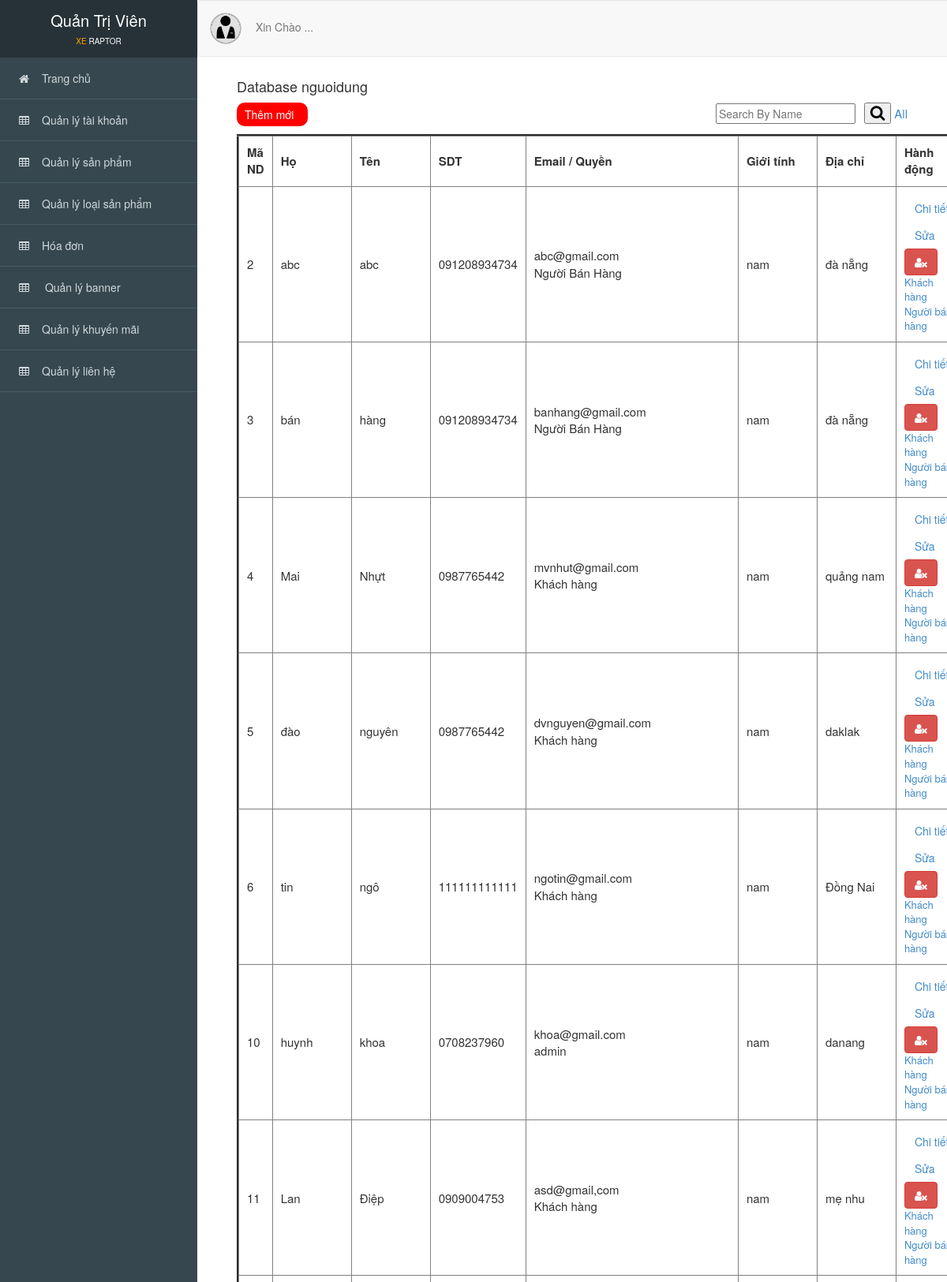
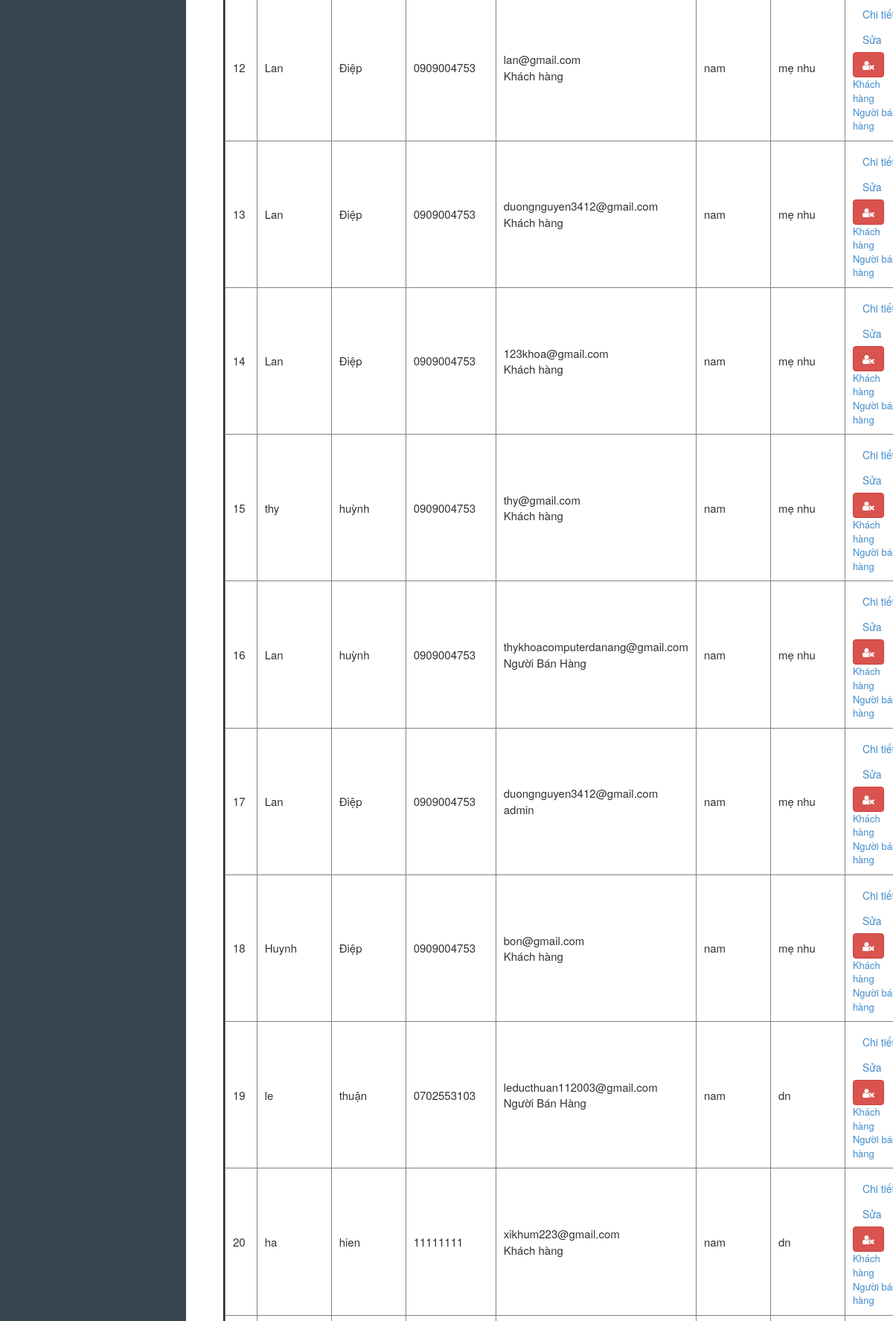
Screenshot of /admin/index.php?action=taikhoan (upper part) with the database file from the repository (2 pictures, top to bottom).
### tables this page shows
CREATE TABLE `user` (
  `idUser` int(11) NOT NULL,
  `ho` varchar(255) NOT NULL,
  `ten` varchar(255) NOT NULL,
  `email` varchar(255) NOT NULL,
  `diachi` varchar(255) NOT NULL,
  `gioitinh` varchar(255) NOT NULL,
  `sodienthoai` varchar(255) NOT NULL,
  `tendangnhap` varchar(255) NOT NULL,
  `matkhau` varchar(255) NOT NULL,
  `idQuyen` int(11) NOT NULL
);

### admin/controller_admin/quanlytaikhoan.php (called while the page is built, shortened)
<?php
    require_once('./model_admin/nguoidung.php');
    class nguoidungcontroller
    {
    	var $nguoidung_model;
    	public function __construct()
    	{
    		$this->nguoidung_model = new nguoidung();
    	}
    	public function list()
    	{
            if(isset($_POST['timkiem'])){
                $timkiem = $_POST['timkiem'];
                $data = $this->nguoidung_model->timkiem($timkiem);
            }else{
                $data = $this->nguoidung_model->all();
            }
    		require_once('views_admin/index.php');
    	}
       }
?>

### admin/model_admin/ketnoi.php (called while the page is built, shortened)
<?php
    class ketnoi
    {
    	function __construct()
    	{
    		$host = "localhost";
    		$username ="root";
    		$password = "";
    		$dbname = "qlbx";
    		$this->connect = new mysqli($host,$username,$password,$dbname);
    	}
    }
?>

### admin/model_admin/nguoidung.php (called while the page is built, shortened)
<?php
    require_once('ketnoi.php');
    class nguoidung
    {
    	var $conn;
    	function __construct()
    	{
    		$connect_obj = new ketnoi();
            $this->conn = $connect_obj->connect;
    	}
    	function all()
    	{
    		$query = "SELECT * FROM user ORDER BY idUser ASC";
    		$result = $this->conn->query($query);
    		$data = array();
    		while ($row = $result->fetch_assoc()) {
       		   $data[] = $row;
    		}
    		return $data;
    	}
}
?>

### admin/views_admin/taikhoan/Quanlytaikhoan.php (the view)
<div id="viewport">
<div class="container-fluid" id="noidung">
      <h4>Database nguoidung</h4>
      <a class="pull-left themmoi" href="?action=them_giaodien"> Thêm mới</a>
      <div class="search_box pull-right" style="margin-right: 50px; margin-top: 0px;">
        <form method="POST" action="?action=taikhoan">
          <input type="text" placeholder="Search By Name" name="timkiem">&ensp;
          <button type="submit"><i class="fa fa-search"></i></button>
          <a href="?action=taikhoan" style="font-size: 15px;">All</a>
        </form>
      </div>
      <br>
      <br>
      <table border="3" cellpadding="10" style="font-size: 15px;">
          <thead>
               <tr>
                  <th>Mã ND</th>
                  <th class="theadd">Họ</th>
                  <th class="theadd">Tên</th>
                  <th class="theadd">SDT</th>
                  <th class="theadd">Email / Quyền</th>
                  <th class="theadd">Giới tính</th>
                  <th class="theadd">Địa chỉ</th>
                  <th>Hành động</th>
               </tr>
          </thead>
          <tbody>
              <?php foreach ($data as $row) { ?>
              <tr>
                  <td scope="row"><?= $row['idUser'] ?></td>
                  <td><?= $row['ho']?></td>
                  <td><?= $row['ten'] ?></td>
                  <td><?= $row['sodienthoai'] ?></td>
                  <td>
                    <?= $row['email'] ?>
                    <br>
                    <?php if($row['idQuyen'] == 1){
                              echo "admin";
                            }
                            if($row['idQuyen'] == 2){
                              echo "Người Bán Hàng";
                            }
                            if($row['idQuyen'] == 0){
                              echo "Khách hàng";
                            }
                     ?>
                  </td>
                  <td><?= $row['gioitinh'] ?></td>
                  <td><?= $row['diachi'] ?></td>
                  <td>
                      <a href="?action=xemnguoidung&id=<?= $row['idUser'] ?>" type="button" class="btn btn-light">Chi tiết</a>
                      <a href="?action=edit&id=<?= $row['idUser'] ?>" type="button" class="btn  btn-light">Sửa</a>
                      <a href="?action=xoanguoidung&id=<?= $row['idUser'] ?>" onclick="return confirm('Bạn có thật sự muốn xóa ?');" type="button" class="btn btn-danger"title="Xóa người dùng">
                        <i class="fa fa-user-times"></i></a>
                        <br>
                        <div style="font-size: 13px;"><a href="?action=phanquyen&id=<?= $row['idUser'] ?>&quyen=0">Khách hàng</a>&emsp;<a href="?action=phanquyen&id=<?= $row['idUser'] ?>&quyen=2">Người bán hàng</a></div>
                  </td>
              </tr>
              <?php } ?>
          </tbody>
      </table>
      <br>
      <br>
      <br>
</div>
</div>

### admin/public_admin/css/style.css (style rules this page uses)
div.search_box { margin-top: 21px; }
i.fa-search { font-size: 20px; }
body { overflow-x: hidden; font-family: 'Roboto', sans-serif; font-size: 16px; }
#viewport { padding-left: 250px; -webkit-transition: all 0.5s ease; -moz-transition: all 0.5s ease; -o-transition: all 0.5s ease; transition: all 0.5s ease; }
#noidung { padding-top: 90px; padding-left: 50px; background-color: white; }
th.theadd { min-width: 100px; max-width: 170px; }
a.themmoi { height: 30px; width: 90px; background-color: red; color:white; padding: 5px 10px 5px; border-radius: 10px; }

### rows the page displays
user: idUser "2", ho "abc", ten "abc", sodienthoai "091208934734", email "abc@gmail.com", shows "Người Bán Hàng", gioitinh "nam", diachi "đà nẵng"
user: idUser "3", ho "bán", ten "hàng", sodienthoai "091208934734", email "banhang@gmail.com", shows "Người Bán Hàng", gioitinh "nam", diachi "đà nẵng"
user: idUser "4", ho "Mai", ten "Nhựt", sodienthoai "0987765442", email "mvnhut@gmail.com", shows "Khách hàng", gioitinh "nam", diachi "quảng nam"
user: idUser "5", ho "đào", ten "nguyên", sodienthoai "0987765442", email "dvnguyen@gmail.com", shows "Khách hàng", gioitinh "nam", diachi "daklak"
user: idUser "6", ho "tin", ten "ngô", sodienthoai "111111111111", email "ngotin@gmail.com", shows "Khách hàng", gioitinh "nam", diachi "Đồng Nai"
user: idUser "10", ho "huynh", ten "khoa", sodienthoai "0708237960", email "khoa@gmail.com", shows "admin", gioitinh "nam", diachi "danang"
user: idUser "11", ho "Lan", ten "Điệp", sodienthoai "0909004753", email "asd@gmail,com", shows "Khách hàng", gioitinh "nam", diachi "mẹ nhu"
user: idUser "12", ho "Lan", ten "Điệp", sodienthoai "0909004753", email "lan@gmail.com", shows "Khách hàng", gioitinh "nam", diachi "mẹ nhu"
user: idUser "13", ho "Lan", ten "Điệp", sodienthoai "0909004753", email "duongnguyen3412@gmail.com", shows "Khách hàng", gioitinh "nam", diachi "mẹ nhu"
user: idUser "14", ho "Lan", ten "Điệp", sodienthoai "0909004753", email "123khoa@gmail.com", shows "Khách hàng", gioitinh "nam", diachi "mẹ nhu"
user: idUser "15", ho "thy", ten "huỳnh", sodienthoai "0909004753", email "thy@gmail.com", shows "Khách hàng", gioitinh "nam", diachi "mẹ nhu"
user: idUser "16", ho "Lan", ten "huỳnh", sodienthoai "0909004753", email "thykhoacomputerdanang@gmail.com", shows "Người Bán Hàng", gioitinh "nam", diachi "mẹ nhu"
user: idUser "17", ho "Lan", ten "Điệp", sodienthoai "0909004753", email "duongnguyen3412@gmail.com", shows "admin", gioitinh "nam", diachi "mẹ nhu"
user: idUser "18", ho "Huynh", ten "Điệp", sodienthoai "0909004753", email "bon@gmail.com", shows "Khách hàng", gioitinh "nam", diachi "mẹ nhu"
user: idUser "19", ho "le", ten "thuận", sodienthoai "0702553103", email "leducthuan112003@gmail.com", shows "Người Bán Hàng", gioitinh "nam", diachi "dn"
user: idUser "20", ho "ha", ten "hien", sodienthoai "11111111", email "xikhum223@gmail.com", shows "Khách hàng", gioitinh "nam", diachi "dn"
